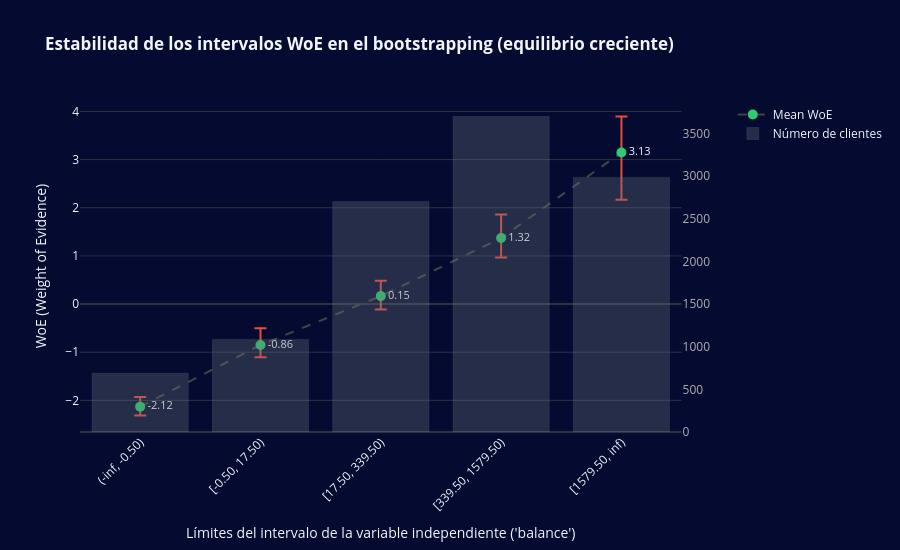

Write notebook code for a chart like this one.
### Code cell
fig = go.Figure()

fig = make_subplots(specs=[[{"secondary_y": True}]])

fig.add_trace(
    go.Scatter(
        x=df_bootstrap_bins5_summary['Bin'],
        y=df_bootstrap_bins5_summary['Mean WoE'],
        mode='markers+lines+text',
        name='Mean WoE',
        marker=dict(size=10, color='#2ecc71'),
        line=dict(dash='dash', color='#444444'),
        error_y=dict(
            type='data',
            symmetric=False,
            array=df_bootstrap_bins5_summary['Upper error'],
            arrayminus=df_bootstrap_bins5_summary['Lower error'],
            color='#e74c3c',
            thickness=2,
            width=6,
        ),
        text=df_plot_woe_bins5["WoE"].round(2),
        textposition="middle right",
        textfont=dict(color="#FFFFFF", size=11),
        hovertemplate="Intervalo: %{x}<br>WoE: %{y:.2f}<extra></extra>"
    )
)

fig.add_trace(
    go.Bar(
        x=df_plot_woe_bins5['Bin'],
        y=df_plot_woe_bins5['Count'],
        name="Número de clientes",
        marker_color='rgba(100, 110, 120, 0.35)',
        marker_line=dict(color='rgba(255, 255, 255, 0.15)', width=0.5),
        hovertemplate="Intervalo: %{x}<br>Clients: %{y}<extra></extra>"
    ),
    secondary_y=True
)

fig.update_layout(
    title="<b>Estabilidad de los intervalos WoE en el bootstrapping (equilibrio creciente)</b>",
    xaxis_title="Límites del intervalo de la variable independiente ('balance')",
    yaxis_title="WoE (Weight of Evidence)",
    
    xaxis=dict(
        type='category',
        categoryorder='array',
        categoryarray=df_bootstrap_bins5_summary['Bin'].tolist(),
        tickangle=-45
    ),

    yaxis2=dict(
        title="",
        showgrid=False,
        tickfont=dict(color="#B0B0B0", size=12),
        title_font=dict(color="#B0B0B0", size=12),
        overlaying="y",
        side="right"
    ),

    template='custom',
    height=550,
    width=900,
)

fig.show()

### Figure 1 — Plotly figure (JSON) as saved in the notebook; plotly's stock layout.template omitted (floating-point values rounded to 4 significant figures)
{"data": [{"error_y": {"array": [0.1984, 0.3475, 0.32, 0.4909, 0.7455], "arrayminus": [0.182, 0.2529, 0.28, 0.4031, 0.983], "color": "#e74c3c", "symmetric": false, "thickness": 2, "type": "data", "width": 6}, "hovertemplate": "Intervalo: %{x}<br>WoE: %{y:.2f}<extra></extra>", "line": {"color": "#444444", "dash": "dash"}, "marker": {"color": "#2ecc71", "size": 10}, "mode": "markers+lines+text", "name": "Mean WoE", "text": [-2.12, -0.86, 0.15, 1.32, 3.13], "textfont": {"color": "#FFFFFF", "size": 11}, "textposition": "middle right", "type": "scatter", "x": ["(-inf, -0.50)", "[-0.50, 17.50)", "[17.50, 339.50)", "[339.50, 1579.50)", "[1579.50, inf)"], "y": [-2.131, -0.851, 0.1651, 1.371, 3.148]}, {"hovertemplate": "Intervalo: %{x}<br>Clients: %{y}<extra></extra>", "marker": {"color": "rgba(100, 110, 120, 0.35)", "line": {"color": "rgba(255, 255, 255, 0.15)", "width": 0.5}}, "name": "Número de clientes", "type": "bar", "x": ["(-inf, -0.50)", "[-0.50, 17.50)", "[17.50, 339.50)", "[339.50, 1579.50)", "[1579.50, inf)"], "xaxis": "x", "y": [688, 1086, 2703, 3699, 2986], "yaxis": "y2"}], "layout": {"height": 550, "title": {"text": "<b>Estabilidad de los intervalos WoE en el bootstrapping (equilibrio creciente)</b>"}, "width": 900, "xaxis": {"anchor": "y", "categoryarray": ["(-inf, -0.50)", "[-0.50, 17.50)", "[17.50, 339.50)", "[339.50, 1579.50)", "[1579.50, inf)"], "categoryorder": "array", "domain": [0, 0.94], "tickangle": -45, "title": {"text": "Límites del intervalo de la variable independiente ('balance')"}, "type": "category"}, "yaxis": {"anchor": "x", "domain": [0, 1], "title": {"text": "WoE (Weight of Evidence)"}}, "yaxis2": {"anchor": "x", "overlaying": "y", "showgrid": false, "side": "right", "tickfont": {"color": "#B0B0B0", "size": 12}, "title": {"font": {"color": "#B0B0B0", "size": 12}, "text": ""}}}}
